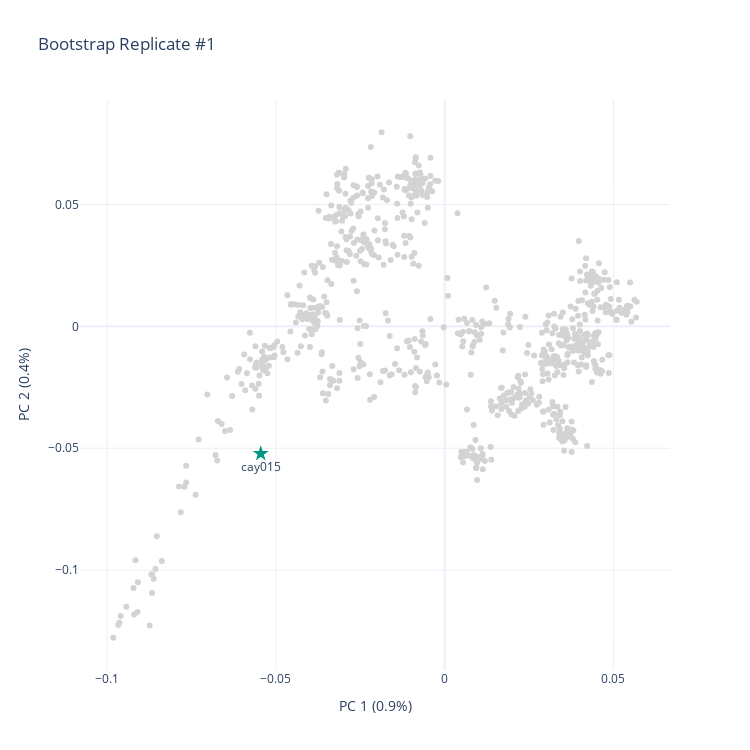

Here is the notebook cell this chart was saved with:
### Code cell
# idx = 3  # Libyan-Jew
idx = 11  # Yemenite-Jew
evec = CAYONU_RESULTS  / f"bootstrap_{idx}.evec"
eval = CAYONU_RESULTS / f"bootstrap_{idx}.eval"

pca = from_smartpca(evec, eval)
pca.embedding["D0"] = -pca.embedding["D0"]
if idx == 3:
    pca.embedding["D1"] = -pca.embedding["D1"]

fig = plt(pca)
replicate_no = 1 if idx == 11 else 2
fig.update_layout(title=f"Bootstrap Replicate #{replicate_no}")
fig.write_image(PLOTS_DIR / f"bootstrap_{replicate_no}.pdf")
fig

### Figure 1 — Plotly figure (JSON) as saved in the notebook; plotly's stock layout.template omitted (floating-point values rounded to 4 significant figures; data arrays with more than 128 entries replaced by an {"elided": "..."} marker saying what was removed)
{"data": [{"customdata": {"elided": "781x2 str values"}, "hovertemplate": "Sample: %{customdata[0]}<br>Population: %{customdata[1]}", "marker": {"color": "lightgray"}, "mode": "markers", "x": {"elided": "781 float values"}, "y": {"elided": "781 float values"}, "type": "scatter"}, {"customdata": {"elided": "781x2 str values"}, "marker": {"color": "rgb(0, 150, 130)", "size": 12, "symbol": "star"}, "mode": "markers+text", "text": ["cay015"], "textposition": ["bottom center"], "x": [-0.0545], "y": [-0.0522], "type": "scatter"}], "layout": {"xaxis": {"title": {"text": "PC 1 (0.9%)"}}, "yaxis": {"title": {"text": "PC 2 (0.4%)"}}, "height": 750, "width": 750, "showlegend": false, "title": {"text": "Bootstrap Replicate #1"}}}
